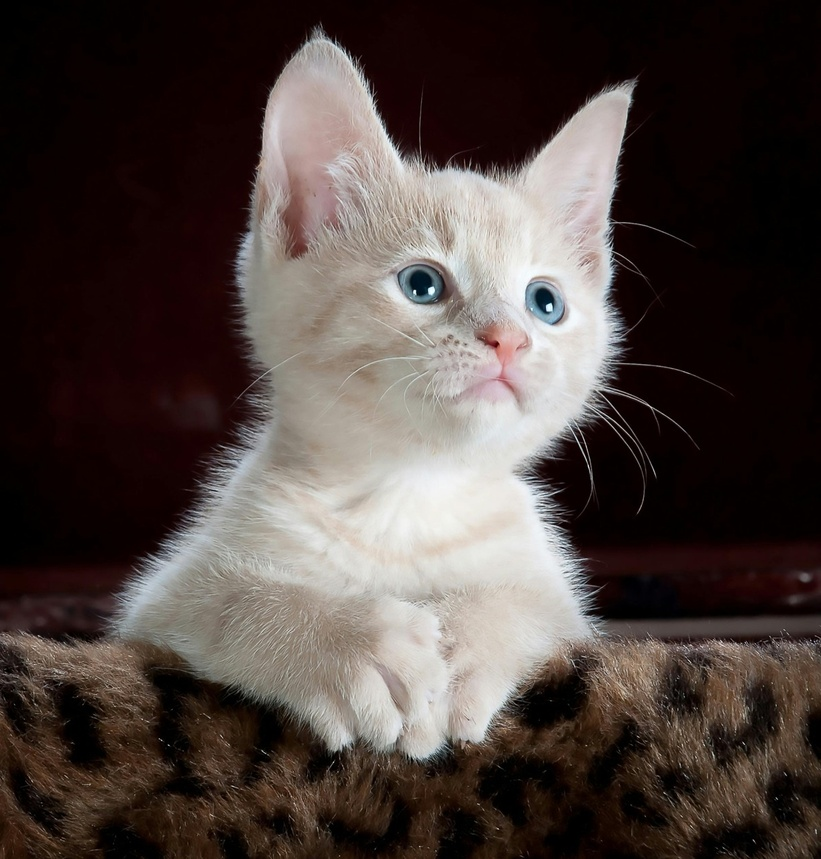
#> input picture input.jpg, 821 x 859 px, shrunk from 1224 x 1280 before the run
$ python edge_detection.py   (older library calls are emulated)
#> lines starting #> are read from the running program, lines starting #| are printed output that depends on the picture; after the words box and inside, x2 and y2 are one past the last pixel; in counts of white or black regions, pixels touching at a corner belong together
import cv2
import numpy as np
import matplotlib.pyplot as plt
from skimage.metrics import structural_similarity as ssim
import os

def compute_metrics(original, processed):
    # Convert images to grayscale
    original_gray = cv2.cvtColor(original, cv2.COLOR_BGR2GRAY)
    processed_gray = cv2.cvtColor(processed, cv2.COLOR_BGR2GRAY)

    # Compute SSIM
    similarity_index = ssim(original_gray, processed_gray)

    # Compute PSNR
    mse = np.mean((original_gray - processed_gray) ** 2)
    psnr_value = 10 * np.log10(255**2 / mse) if mse != 0 else float('inf')

    return similarity_index, psnr_value

def compute_miou(ground_truth, prediction):
    intersection = np.logical_and(ground_truth, prediction).sum()
    union = np.logical_or(ground_truth, prediction).sum()
    return intersection / union if union != 0 else 0

def edge_detection(image_path, save_results=True):
#> called with image_path = 'input.jpg', save_results = True
    image = cv2.imread(image_path)
#> image is the input picture: shape (859, 821, 3); mean B, G, R 62.9, 66.6, 77

    if image is None:
        print("Error: Could not load image. Check the file path.")
        return

    # Convert to grayscale
    gray = cv2.cvtColor(image, cv2.COLOR_BGR2GRAY)
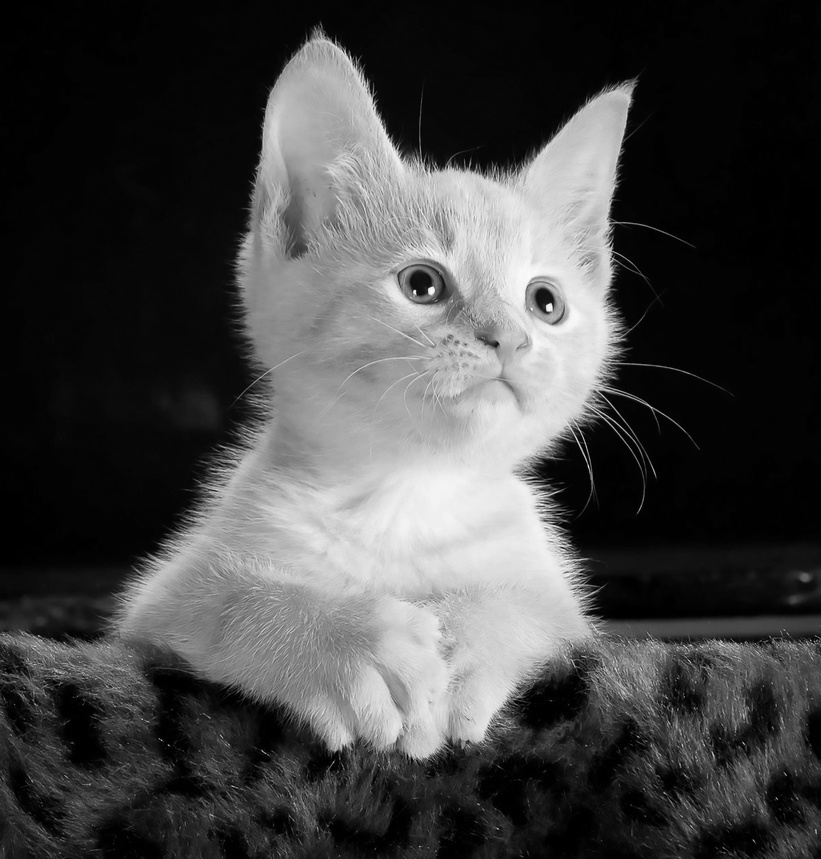
#> gray: shape (859, 821); min 0, max 252, mean 69.2

    # Apply different edge detection techniques
    edges_canny = cv2.Canny(gray, 100, 200)
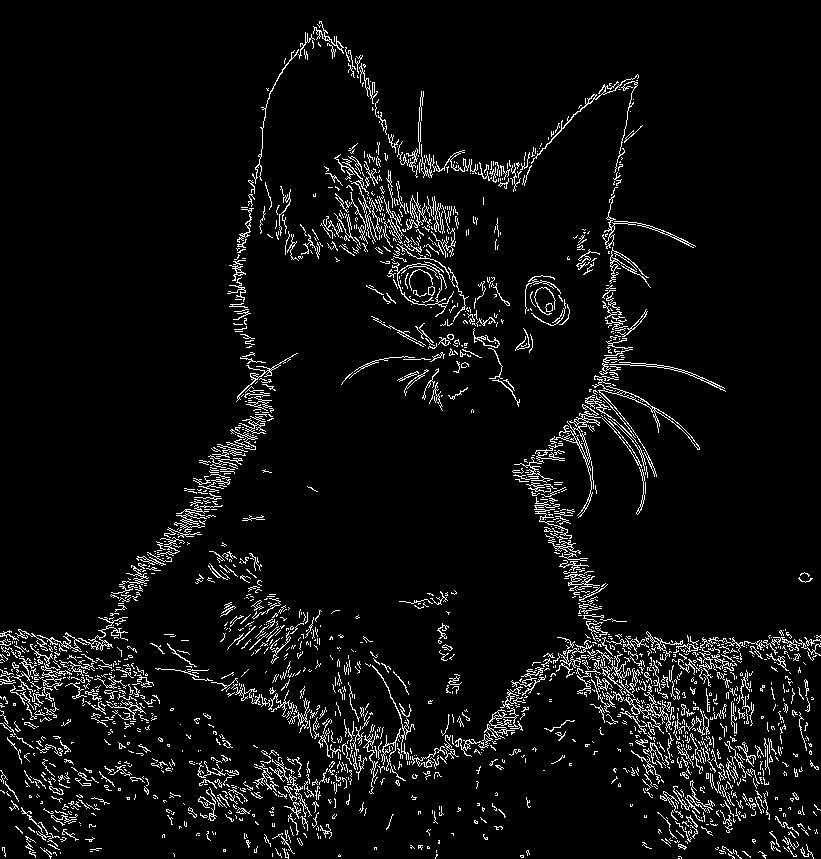
#> edges_canny: shape (859, 821); 5.6% white in thin lines or dots
    edges_sobel = cv2.Sobel(gray, cv2.CV_64F, 1, 0, ksize=5)
    edges_laplacian = cv2.Laplacian(gray, cv2.CV_64F)
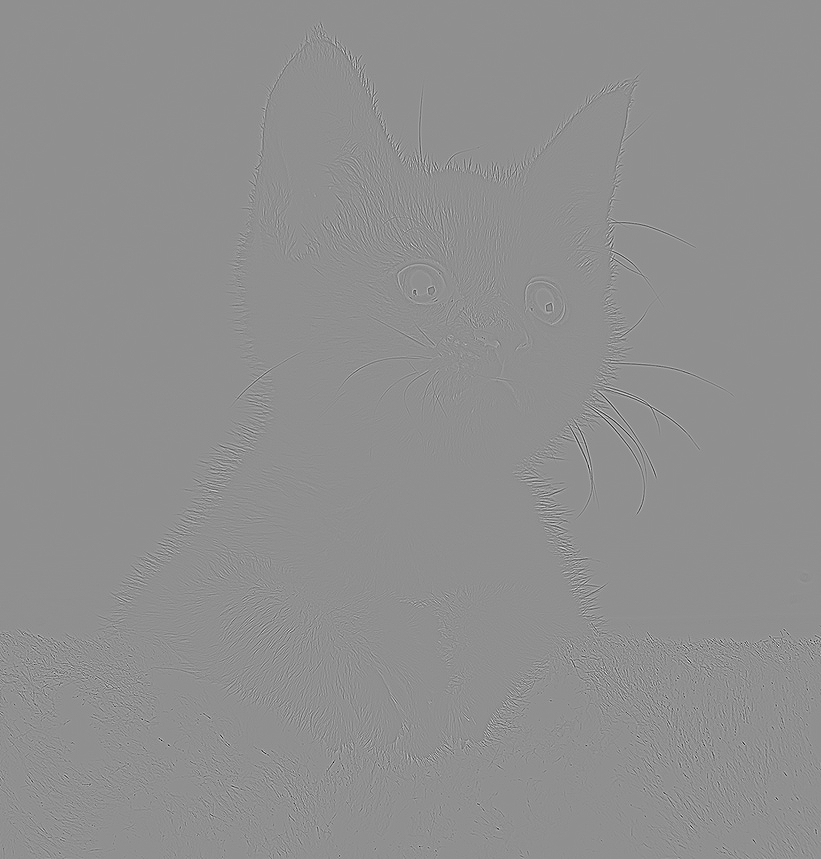
#> edges_laplacian: shape (859, 821) float64; min -527, max 407, mean 0; drawn with min black and max white

    # Convert Sobel and Laplacian to uint8 format for visualization
    edges_sobel = cv2.convertScaleAbs(edges_sobel)
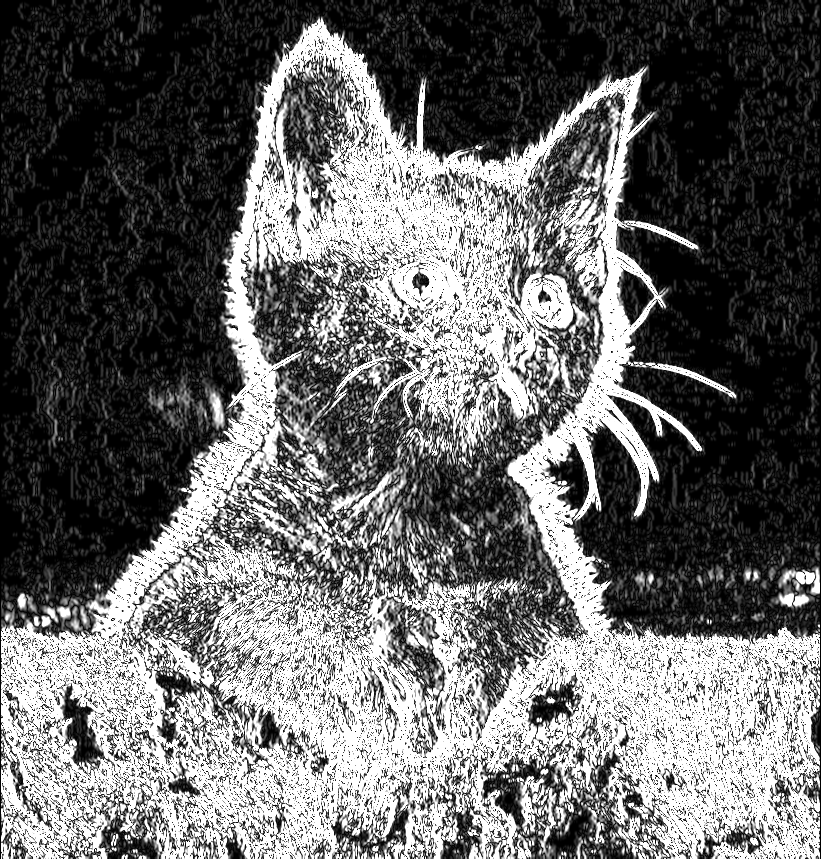
#> edges_sobel: shape (859, 821); min 0, max 255, mean 104.5
    edges_laplacian = cv2.convertScaleAbs(edges_laplacian)
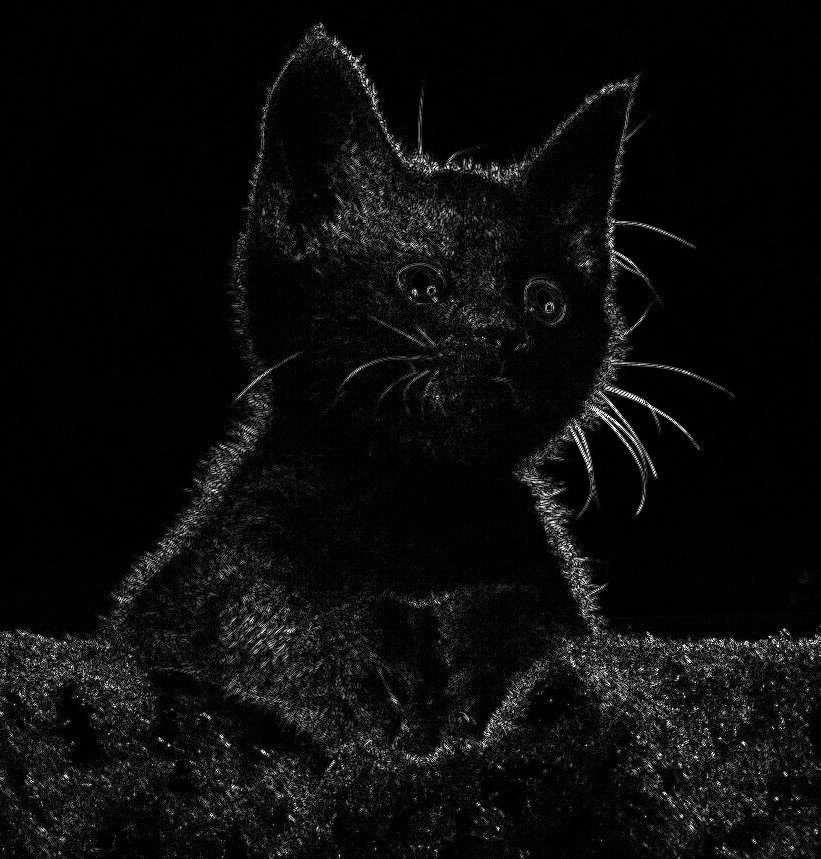
#> edges_laplacian: shape (859, 821); min 0, max 255, mean 12.1

    # Compute performance metrics
    ssim_value, psnr_value = compute_metrics(image, cv2.cvtColor(edges_canny, cv2.COLOR_GRAY2BGR))
#> in compute_metrics, `processed_gray = cv2.cvtColor(processed, cv2.COLOR_BGR2GRAY)`: processed: shape (859, 821, 3); 5.6% white in thin lines or dots
#> in compute_metrics, `similarity_index = ssim(original_gray, processed_gray)`: similarity_index = 0.176
#> in compute_metrics, `mse = np.mean((original_gray - processed_gray) ** 2)`: mse = 71.76
#> in compute_metrics, `psnr_value = 10 * np.log10(255**2 / mse) if mse != 0 else float('inf')`: psnr_value = 29.57
#> ssim_value = 0.176; psnr_value = 29.57
    miou_value = compute_miou(gray > 128, edges_canny > 128)
#> in compute_miou, `intersection = np.logical_and(ground_truth, prediction).sum()`: intersection = 11775
#> in compute_miou, `intersection = np.logical_and(ground_truth, prediction).sum()`:
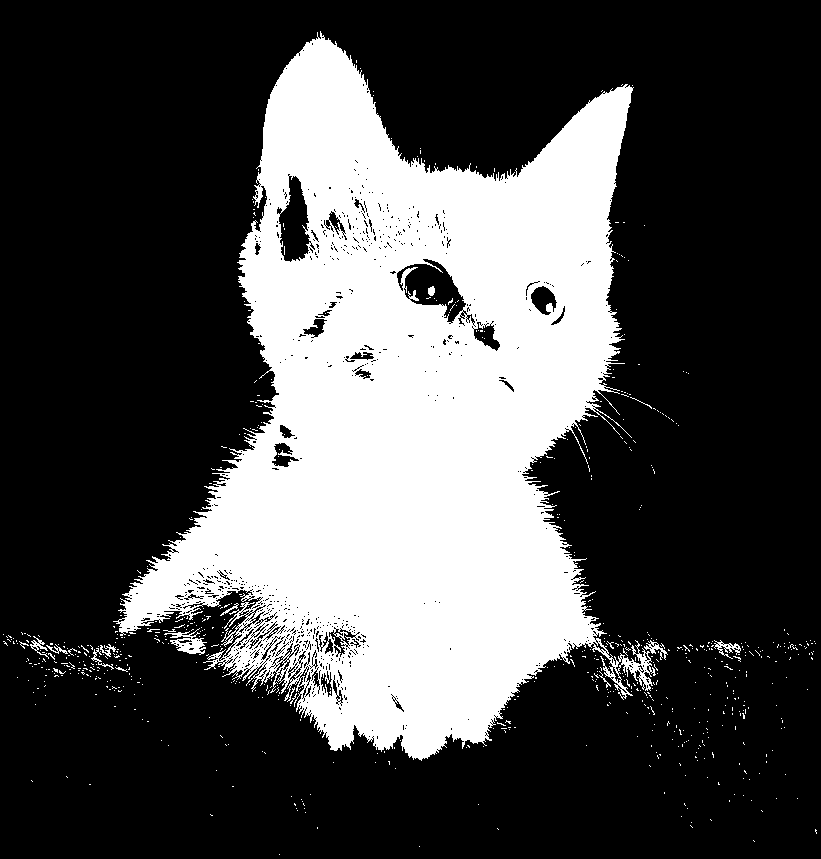
#> ground_truth: shape (859, 821) bool; 29.3% white; 712 white regions (698 under 20 px), largest, box (x1, y1, x2, y2) and area: (113, 31, 656, 761) 203437, (164, 628, 207, 655) 459, (714, 640, 741, 659) 173
#> in compute_miou, `union = np.logical_or(ground_truth, prediction).sum()`: union = 233968
#> miou_value = 0.0503

    # Display images
    plt.figure(figsize=(12, 6))

    plt.subplot(2, 2, 1)
    plt.imshow(cv2.cvtColor(image, cv2.COLOR_BGR2RGB))
    plt.title("Original Image")
    plt.axis("off")

    plt.subplot(2, 2, 2)
    plt.imshow(edges_canny, cmap="gray")
    plt.title("Canny Edge Detection")
    plt.axis("off")

    plt.subplot(2, 2, 3)
    plt.imshow(edges_sobel, cmap="gray")
    plt.title("Sobel Edge Detection")
    plt.axis("off")

    plt.subplot(2, 2, 4)
    plt.imshow(edges_laplacian, cmap="gray")
    plt.title("Laplacian Edge Detection")
    plt.axis("off")

    plt.suptitle(f"SSIM: {ssim_value:.4f} | PSNR: {psnr_value:.2f} dB | mIoU: {miou_value:.4f}")
    plt.show()
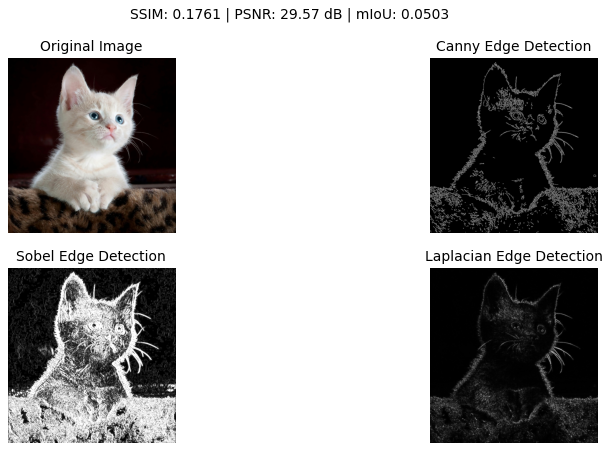
#> figure drawn by matplotlib, 4 panels

    if save_results:
        output_folder = "output_images"
        os.makedirs(output_folder, exist_ok=True)
        cv2.imwrite(os.path.join(output_folder, "canny_edges.png"), edges_canny)
        cv2.imwrite(os.path.join(output_folder, "sobel_edges.png"), edges_sobel)
        cv2.imwrite(os.path.join(output_folder, "laplacian_edges.png"), edges_laplacian)
        print("Edge detection results saved successfully.")

# Run the function
edge_detection("input.jpg")
